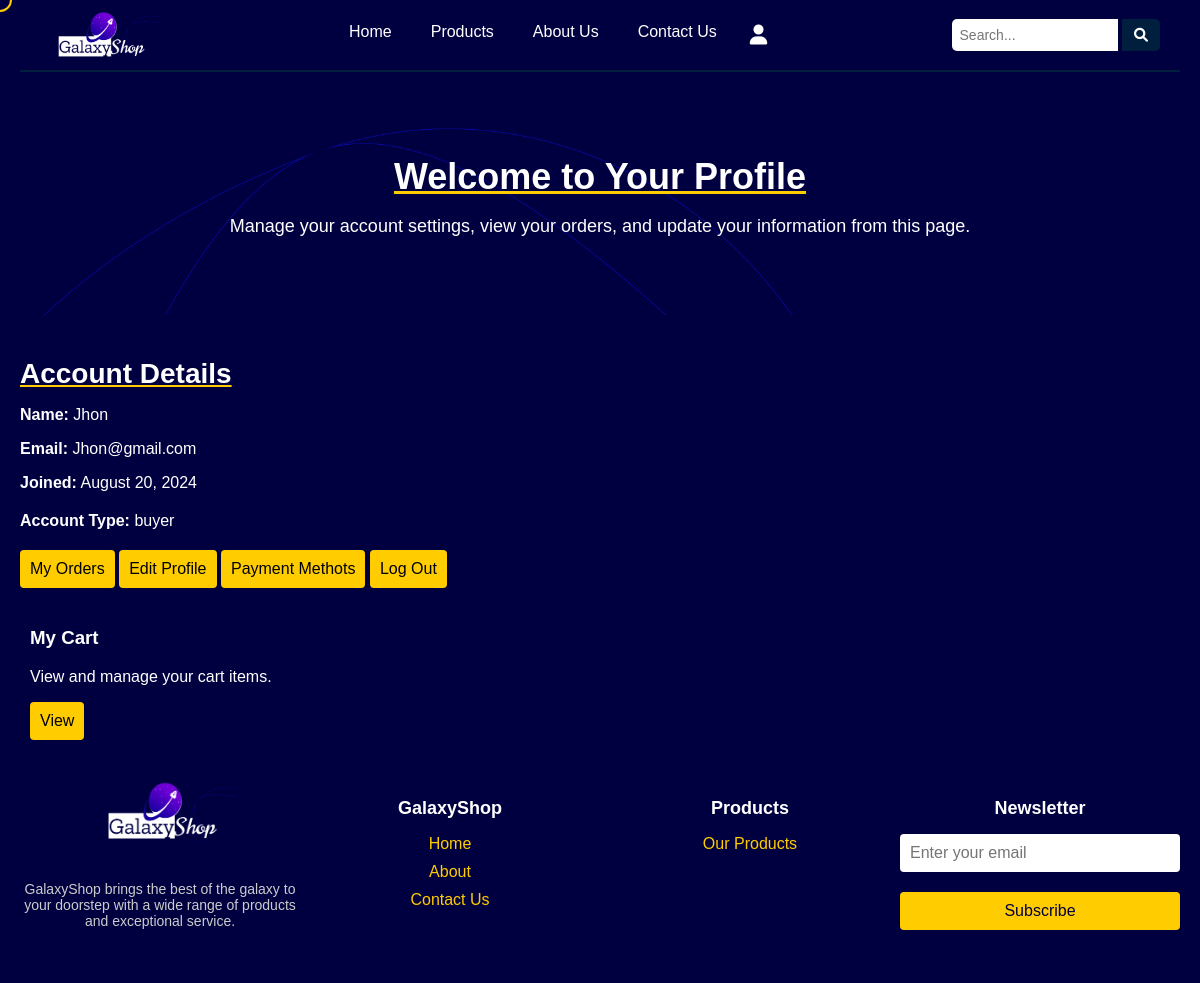
/profile.php (signed in), run on the app's committed database.
### tables this page shows
CREATE TABLE `users` (
  `id` int(11) NOT NULL,
  `name` varchar(255) NOT NULL,
  `email` varchar(255) NOT NULL,
  `password` varchar(255) NOT NULL,
  `cart` text DEFAULT NULL,
  `account_type` varchar(20) DEFAULT 'buyer',
  `joined_date` date NOT NULL DEFAULT curdate()
);

### profile.php (the view, shortened to what this page needs)
<?php
include 'connectionfile.php';
$isLoggedIn = isset($_SESSION['user_id']);
if ($isLoggedIn) {
    $email = $_SESSION['user_id'];
    $stmt = $conn->prepare("SELECT name, email, joined_date, account_type FROM users WHERE email = ?");
    $stmt->bind_param("s", $email);
    $stmt->execute();
    $stmt->store_result();
    if ($stmt->num_rows === 1) {
        $stmt->bind_result($name, $email, $joinedDate, $accountType);
    } else {
        $error = 'User data not found.';
    }
} else {
    header('Location: UserLogin.php');
    exit();
}
?>
<!DOCTYPE html>
<html lang="en">
<head>
    <link rel="stylesheet" href="profile.css">
    <link rel="stylesheet" href="Home.css">
    <link rel="stylesheet" href="https://cdnjs.cloudflare.com/ajax/libs/font-awesome/6.0.0-beta3/css/all.min.css">
</head>
<body>
    <header>
        <nav class="navbar">
            <div class="logo">
                <img src="Logo.png" alt="MyLogo" class="logo-img">
            </div>
            <ul class="nav-links">
                <li><a href="Home.php">Home</a></li>
                <li><a href="products.php">Products</a></li>
                <li><a href="AboutUs.php">About Us</a></li>
                <li><a href="ContactUs.php">Contact Us</a></li>
                <li class="profile-container">
                    <button class="profile-toggle"><i class="fas fa-user"></i></button>
                </li>
            </ul>
             <div class="search-container">
            <form action="searched.php" method="GET">
                <input type="text" name="query" placeholder="Search..." required>
                <button type="submit"><i class="fas fa-search"></i></button>
            </form>
        </div>
        </nav>
    </header>
    <header class="ProfileHeader">
        <h1>Welcome to Your Profile</h1>
        <p>Manage your account settings, view your orders, and update your information from this page.</p>
    </header>
    <div class="profile-info">
        <h2>Account Details</h2>
        <div class="profile-details">
            <p><strong>Name:</strong> <?php echo htmlspecialchars($name); ?></p>
            <p><strong>Email:</strong> <?php echo htmlspecialchars($email); ?></p>
            <p><strong>Joined:</strong> <?php echo htmlspecialchars(date('F j, Y', strtotime($joinedDate))); ?></p>
            <p class="account-type"><strong>Account Type:</strong> <?php echo htmlspecialchars($accountType); ?></p>
        </div>
        <button class="blackcolored" class="my-orders-button" onclick="window.location.href='orders.php'">My Orders</button>
        <button class="blackcolored" onclick="window.location.href='edit_profile.php'">Edit Profile</button>
        <button class="blackcolored" onclick="window.location.href='manage_payment.php'">Payment Methots</button>
        <button class="blackcolored" class="logout-button" onclick="window.location.href='logout.php'">Log Out</button>
    </div>
    <div class="profile-sections">
        <div class="saved-items">
            <h3>My Cart</h3>
            <p>View and manage your cart  items.</p>
            <button  class="my-orders-button blackcolored" onclick="window.location.href='cart.php'">View</button>
        </div>
    </div>
    <footer class="footer">
        <div class="footer-content">
            <div class="footer-left">
                <img src="Logo.png" alt="GalaxyShop Logo" class="footer-logo">
                <p class="footer-description">GalaxyShop brings the best of the galaxy to your doorstep with a wide range of products and exceptional service.</p>
            </div>
            <div class="footer-links">
                <div class="links-section">
                    <h3>GalaxyShop</h3>
                    <ul>
                        <li><a href="Home.php">Home</a></li>
                        <li><a href="AboutUs.php">About</a></li>
                        <li><a href="ContactUs.php">Contact Us</a></li>
                    </ul>
                </div>
                <div class="links-section">
                    <h3>Products</h3>
                    <ul>
                        <li><a href="products.php">Our Products</a></li>
                    </ul>
                </div>
            </div>
            <div class="newsletter">
                <h3>Newsletter</h3>
                <form action="subscribe.php" method="POST">
                    <input type="email" name="email" placeholder="Enter your email" required>
                    <button type="submit">Subscribe</button>
                </form>
            </div>
        </div>
    </footer>
</body>
</html>

### profile.css (style rules this page uses)
body { margin: 0; font-family: 'Zilla Slab Highlight', serif; background-color: #000041; color: #ffffff; }
.ProfileHeader { background-image: url('FaqBg.png'); background-size: cover; background-position: center; padding: 60px 40px; text-align: center; color: #ffffff; }
.ProfileHeader h1 { font-size: 36px; margin-bottom: 10px; text-decoration: underline; text-decoration-color: #ffcc00; }
.ProfileHeader p { font-size: 18px; }
.profile-info { padding: 20px; }
.profile-info h2 { font-size: 28px; margin-bottom: 15px; text-decoration: underline; text-decoration-color: #ffcc00; }
.profile-info p { font-size: 16px; margin-bottom: 10px; }
.profile-info .profile-details { margin-bottom: 20px; }
.profile-info button { background-color: #ffcc00; color: #ffffff; border: none; padding: 10px; border-radius: 4px; cursor: pointer; font-size: 16px; transition: background-color 0.3s ease; }
.account-type { margin: 20px 0; font-size: 16px; }
.my-orders-button { background-color: #ffcc00; color: #ffffff; border: none; padding: 10px; border-radius: 4px; cursor: pointer; font-size: 16px; transition: background-color 0.3s ease; }
.profile-sections { display: flex; flex-wrap: wrap; gap: 20px; }
.profile-picture, .account-settings, .saved-items, .payment-methods, .notifications, .security-settings { flex: 1 1 calc(33.333% - 20px); box-sizing: border-box; }
.footer { background-color: #000041; color: #ffffff; padding: 40px 20px; text-align: center; }
.footer-content { display: flex; flex-wrap: wrap; justify-content: space-between; gap: 20px; }
.footer-logo { max-width: 150px; }
.footer-description { font-size: 16px; }
.footer-links { display: flex; gap: 40px; }
.links-section h3 { font-size: 20px; margin-bottom: 10px; }
.links-section ul { list-style-type: none; padding: 0; }
.links-section ul li { margin-bottom: 5px; }
.links-section ul li a { color: #ffffff; text-decoration: none; }
.newsletter { max-width: 300px; margin: 0 auto; }
.newsletter form { display: flex; gap: 10px; }
.newsletter input { padding: 10px; border: none; border-radius: 4px; font-size: 16px; }
.newsletter button { background-color: #ffcc00; color: #ffffff; border: none; padding: 10px; border-radius: 4px; cursor: pointer; font-size: 16px; transition: background-color 0.3s ease; }

### profile.php (style rules this page uses)
.blackcolored { color:black !Important; }
.saved-items { margin-left:30px; }

### data on the page
users: name "Jhon", email "Jhon@gmail.com", joined_date "August 20, 2024", account_type "buyer"
